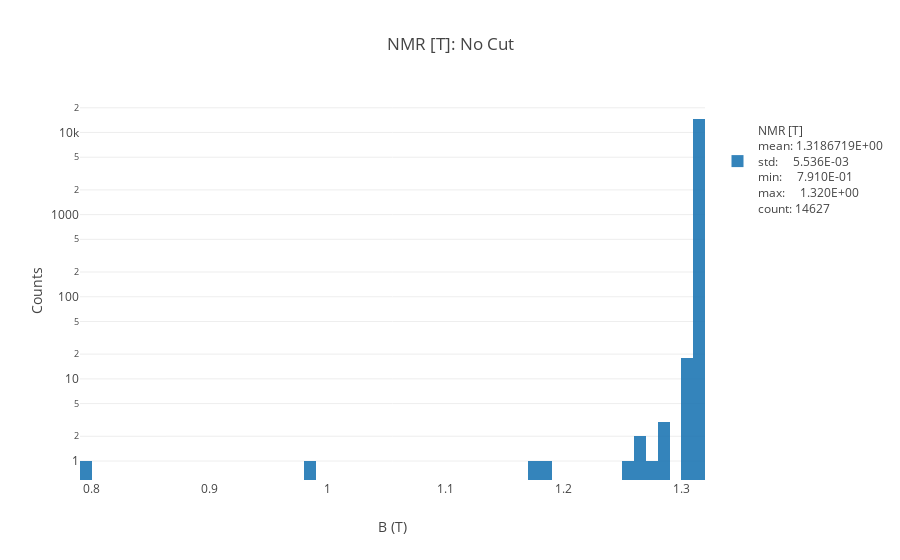

The notebook cell this image was saved under:
### Code cell
iplot(fig)

### Figure 1 — Plotly figure (JSON) as saved in the notebook; plotly's stock layout.template omitted (floating-point values rounded to 4 significant figures; data arrays with more than 128 entries replaced by an {"elided": "..."} marker saying what was removed)
{"data": [{"name": "<br>NMR [T]<br>mean: 1.3186719E+00<br>std:     5.536E-03<br>min:     7.910E-01<br>max:     1.320E+00<br>count: 14627", "nbinsx": 100, "opacity": 0.9, "type": "histogram", "uid": "19d518f8-f6fd-4e01-9b14-a877ff99d63d", "x": {"elided": "14627 float values"}}], "layout": {"barmode": "overlay", "showlegend": true, "title": "NMR [T]: No Cut", "xaxis": {"title": "B (T)"}, "yaxis": {"autorange": true, "title": "Counts", "type": "log"}}}
